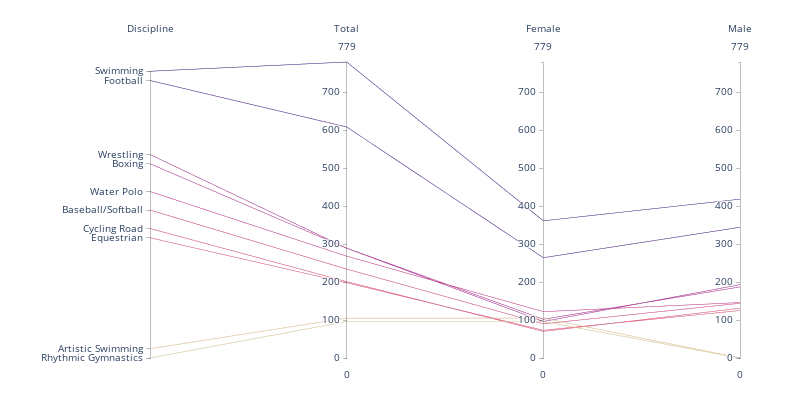

The notebook cell this image was saved under:
### Markdown cell above
Let's look at the entries where there is a difference

### Code cell
df_ = df_entries[abs(df_entries['Female'] - df_entries['Male'])>20]
df_ = df_[df_['Discipline'] !='Athletics']
df_.reset_index(inplace=True)

dimensions = list([ dict(range=(df_['Discipline Code'].max(), 1),
                       tickvals = df_['Discipline Code'], ticktext = df_['Discipline'],
                       label='Discipline', values=df_['Discipline Code']),
                    dict(range=(0,df_['Total'].max()), label='Total', values=df_['Total']),
                    dict(range=(0,df_['Total'].max()), label='Female', values=df_['Female']),
                    dict(range=(0,df_['Total'].max()), label='Male', values=df_['Male']),
                  ])
fig = go.Figure(data= go.Parcoords(line = dict(color = df_['Discipline Code'], colorscale = 'agsunset'), dimensions = dimensions))
fig.update_layout(width=800, height=400,margin=dict(l=150, r=60, t=60, b=40))
fig.show()

### Figure 1 — Plotly figure (JSON) as saved in the notebook; plotly's stock layout.template omitted (floating-point values rounded to 4 significant figures)
{"data": [{"dimensions": [{"label": "Discipline", "range": [33, 1], "ticktext": ["Swimming", "Football", "Wrestling", "Boxing", "Water Polo", "Baseball/Softball", "Cycling Road", "Equestrian", "Artistic Swimming", "Rhythmic Gymnastics"], "tickvals": [2, 3, 11, 12, 15, 17, 19, 20, 32, 33], "values": [2, 3, 11, 12, 15, 17, 19, 20, 32, 33]}, {"label": "Total", "range": [0, 779], "values": [779, 608, 289, 289, 268, 234, 201, 198, 105, 96]}, {"label": "Female", "range": [0, 779], "values": [361, 264, 96, 102, 122, 90, 70, 73, 105, 96]}, {"label": "Male", "range": [0, 779], "values": [418, 344, 193, 187, 146, 144, 131, 125, 0, 0]}], "line": {"color": [2, 3, 11, 12, 15, 17, 19, 20, 32, 33], "colorscale": [[0, "rgb(75, 41, 145)"], [0.1667, "rgb(135, 44, 162)"], [0.3333, "rgb(192, 54, 157)"], [0.5, "rgb(234, 79, 136)"], [0.6667, "rgb(250, 120, 118)"], [0.8333, "rgb(246, 169, 122)"], [1, "rgb(237, 217, 163)"]]}, "type": "parcoords"}], "layout": {"height": 400, "margin": {"b": 40, "l": 150, "r": 60, "t": 60}, "width": 800}}
